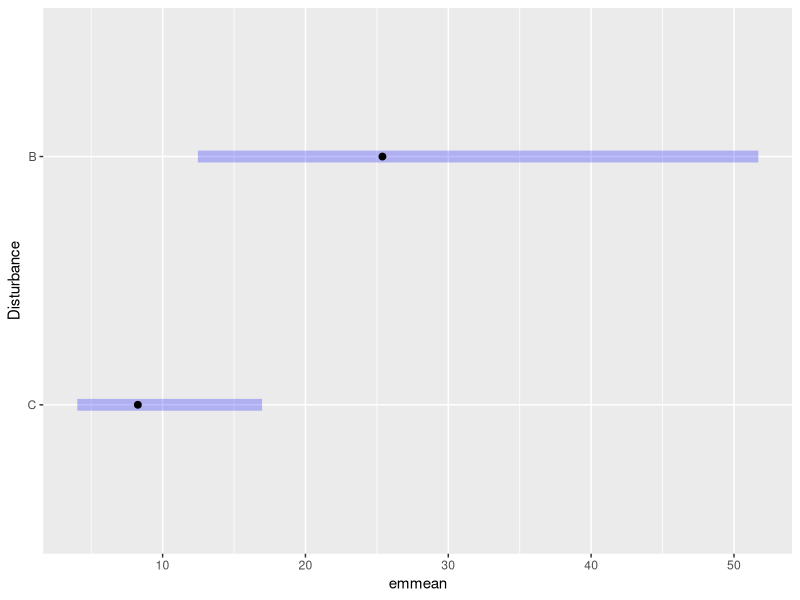
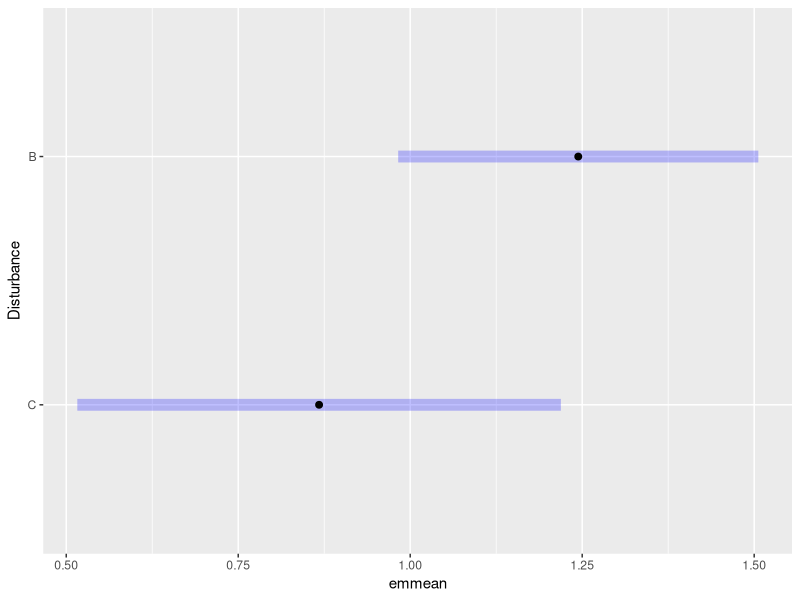
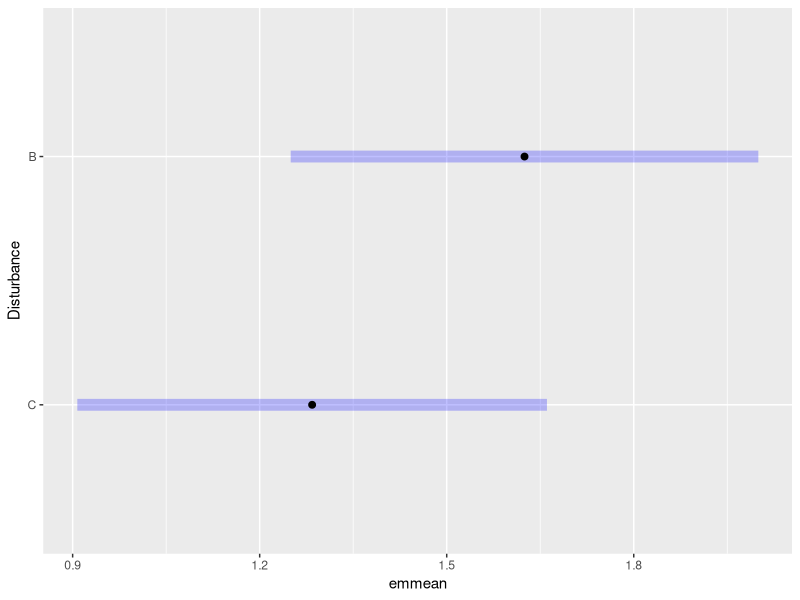
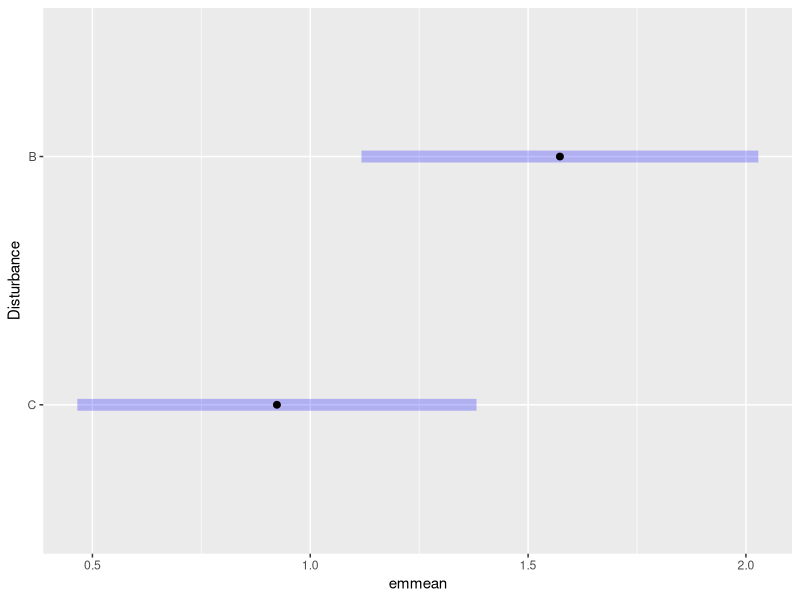
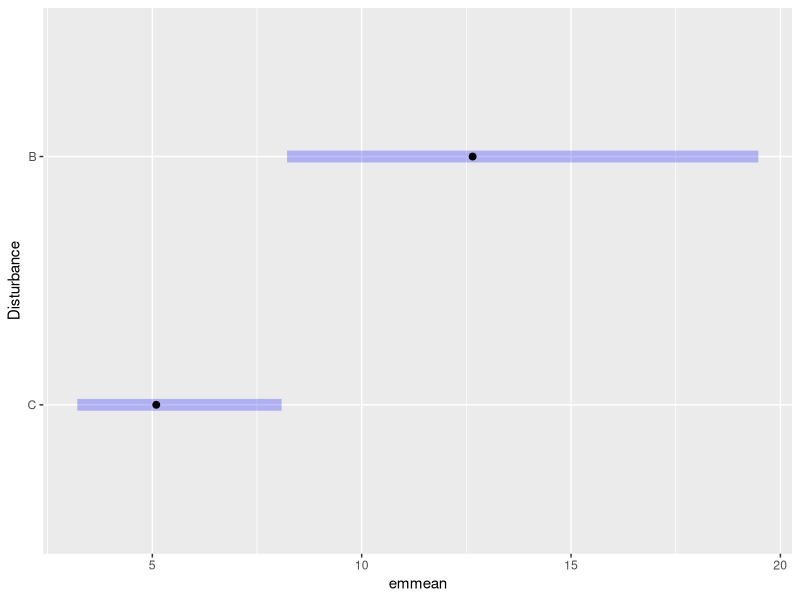

Generate these figures, in order, with R:
library(tidyverse)
library(dplyr)
library(ggplot2)

# Clean up count df -------------------------------------------------------

count23 <- read_csv("oakcount5m2023.csv")

count23x <- count23 %>% mutate(Treatment=case_when(
  Unit %in% c("3/16","5/15","28/2","12/2") ~ "Shelterwood",
  Unit %in% c("20/2","3/1") ~ "Seedtree",
  Unit %in% c("44B","45C","46B","46C") ~ "Clearcut"))

count23x <- count23x %>% replace_na(list(
  Unit="Unnamed",Treatment="Unmanaged"))


count23x <- count23x %>% mutate(Unit=ifelse(Unit=="Unnamed" & Disturbance =="B","Unnamed_B",
                                            ifelse(Unit=="Unnamed" & Disturbance == "C", "Unnamed_C",Unit)))

count23x <- count23x %>% mutate(Pair=case_when(
  Unit %in% c("3/16","5/15")~"1",
  Unit %in% c("20/2","20/3","20/4","20/5","3/1")~"2",
  Unit %in% c("28/2","28/3","12/2")~"3",
  Unit %in% c("Unnamed_B","Unnamed_C")~"4",
  Unit %in% c("44B","45C")~"5",
  Unit %in% c("46B","46C")~"6"))

count23x <- count23x %>% mutate(Location=as.factor(Location)) %>% 
  mutate(Location=fct_recode(Location,
                             "BEF"="Bartlett Experimental Forest",
                             "CF"="Crawford Notch State Park",
                             "HOG"="Hogsback (Blueberry Mountain)",
                             "SB"="Stevens Brook (Plummers Ledge)"))

count23x <- count23x %>% 
  mutate(Unit=as.factor(Unit),
         Disturbance=factor(Disturbance,levels=c("C","B")),
         Treatment=as.factor(Treatment),
         Pair=as.factor(Pair))

count23x$Plot_unique <- with(count23x,paste(Location, Unit, Transect, Plot, sep="_"))
count23x$Plot_unique <- as.factor(count23x$Plot_unique)

df <- count23x %>% filter(!Location %in% c("BEF","CF"))

# ANOVA count -------------------------------------------------------------

aov_count <- aov(OAKcount~Disturbance+Pair+Error(Unit),data=df)
summary(aov_count)

# Clean up 2023 df --------------------------------------------------------

ms23 <- read_csv("oakmsms23.csv")

ms23 <- ms23 %>% mutate(Location=as.factor(Location)) %>% 
  mutate(Location=fct_recode(Location,
                             "CF"="Crawford Notch State Park",
                             "HOG"="Hogsback (Blueberry Mountain)",
                             "SB"="Stevens Brook (Plummers Ledge)"))

ms23x <- ms23 %>% mutate(Treatment=case_when(
  Unit %in% c("3/16","5/15","28/2","12/2") ~ "Shelterwood",
  Unit %in% c("20/2","3/1") ~ "Seedtree",
  Unit %in% c("44B","45C","46B","46C") ~ "Clearcut"))

ms23x <- ms23x %>% replace_na(list(
  Unit="Unnamed",Treatment="Unmanaged"))

ms23x <- ms23x %>% mutate(Unit=ifelse(Unit=="Unnamed" & Disturbance =="B","Unnamed_B",
                                            ifelse(Unit=="Unnamed" & 
                                                     Disturbance == "C", "Unnamed_C",
                                                   Unit)))

ms23x <- ms23x %>% mutate(Pair=case_when(
  Unit %in% c("3/16","5/15")~"1",
  Unit %in% c("20/2","20/3","20/4","20/5","3/1")~"2",
  Unit %in% c("28/2","28/3","12/2")~"3",
  Unit %in% c("Unnamed_B","Unnamed_C")~"4"))

ms23x <- ms23x %>% 
  mutate(Unit=as.factor(Unit),
         Age=as.factor(Age),
         Disturbance=factor(Disturbance,levels=c("C","B")),
         Treatment=as.factor(Treatment),
         Pair=as.factor(Pair))

ms23x$Age <- factor(ms23x$Age,levels=c('1','2','3','4','5','6','7',
                                       '8','9','10','11','UNK'))

ms23x$Plot_unique <- with(ms23x,paste(Location, Unit, Transect, Plot, sep="_"))
ms23x$Plot_unique <- as.factor(ms23x$Plot_unique)

# ANOVA DRC ---------------------------------------------------------------

aov_drc23 <- aov(DRC_mm~Disturbance+Pair+Error(Unit/Plot_unique),data=ms23x)
summary(aov_drc23)

# Clean up 2024 df --------------------------------------------------------
ms24 <- read_csv("oakmsms24.csv")

ms24 <- ms24 %>% mutate(Location=as.factor(Location)) %>% 
  mutate(Location=fct_recode(Location,
                             "CF"="Crawford Notch State Park",
                             "HOG"="Hogsback (Blueberry Mountain)",
                             "SB"="Stevens Brook (Plummers Ledge)"))

ms24x <- ms24 %>% mutate(Treatment=case_when(
  Unit %in% c("3/16","5/15","28/2","12/2") ~ "Shelterwood",
  Unit %in% c("20/2","3/1") ~ "Seedtree",
  Unit %in% c("44B","45C","46B","46C") ~ "Clearcut"))

ms24x <- ms24x %>% replace_na(list(
  Unit="Unnamed",Treatment="Unmanaged"))

ms24x <- ms24x %>% mutate(Unit=ifelse(Unit=="Unnamed" & Disturbance =="B","Unnamed_B",
                                      ifelse(Unit=="Unnamed" & 
                                               Disturbance == "C", "Unnamed_C",
                                             Unit)))

ms24x <- ms24x %>% mutate(Pair=case_when(
  Unit %in% c("3/16","5/15")~"1",
  Unit %in% c("20/2","3/1")~"2",
  Unit %in% c("28/2","12/2")~"3",
  Unit %in% c("Unnamed_B","Unnamed_C")~"4"))

ms24x <- ms24x %>% 
  mutate(Unit=as.factor(Unit),
         Disturbance=factor(Disturbance,levels=c("C","B")),
         Treatment=as.factor(Treatment),
         Pair=as.factor(Pair),
         Survey=as.factor(Survey))

ms24x <- ms24x %>% drop_na()

ms24x <- ms24x %>% mutate(herbivory_pct=na_if(herbivory_pct,"na")) %>% 
  mutate(Pathogen_damage_pct=na_if(Pathogen_damage_pct,"na"))

ms24x$nleaves <- replace(ms24x$nleaves,ms24x$nleaves=="100+","100") %>%
  as.integer()

ms24x$Plot_unique <- with(ms24x,paste(Location, Unit, Transect, Plot, sep="_"))
ms24x$Plot_unique <- as.factor(ms24x$Plot_unique)

ms24x <- ms24x %>% filter(Survey=="2")

# ANOVA XG nleaves --------------------------------------------------------

aov_xg24 <- aov(Extension_growth_cm~Disturbance+Pair+Error(Unit),data=ms24x)
summary(aov_xg24)

aov_leaves24 <- aov(nleaves~Disturbance+Error(Unit),data=ms24x)
summary(aov_leaves24)

# LMMs --------------------------------------------------------------------

#sdlg count
library(glmmTMB)
m_count <- glmmTMB(OAKcount~Disturbance+Pair+(1|Unit),
                ziformula=~1,family=nbinom2,data=df)
summary(m_count)

library(emmeans)
emmeans(m_count,pairwise~Disturbance,type="response")
plot(emmeans(m_count,pairwise~Disturbance,type="response"))

#drc 2023 
library(lme4)
ms23x$logDRC <- log(ms23x$DRC_mm)
m_drc <- lmer(logDRC ~ Disturbance+Pair+(1|Unit/Plot_unique),data=ms23x)
summary(m_drc)

#back transform
emmeans(m_drc,~Disturbance,type="response")
#pairwise contrast
emmeans(m_drc,pairwise~Disturbance,type="response")
plot(emmeans(m_drc, ~ Disturbance, type = "response"))

#drc 2024
ms24x$logDRC <- log(ms24x$DRC_mm)
m_drc2 <- lmer(logDRC ~ Disturbance+Pair+(1|Unit/Plot_unique),data=ms24x)
summary(m_drc2)

#back transform
emmeans(m_drc2,~Disturbance,type="response")
#pairwise contrast
emmeans(m_drc2,pairwise~Disturbance,type="response")
plot(emmeans(m_drc2, ~ Disturbance, type = "response"))

#xg 2024
ms24x$logXG <- log(ms24x$Extension_growth_cm+1)
m_xg <- lmer(logXG ~ Disturbance+Pair+(1|Unit/Plot_unique),data=ms24x)
summary(m_xg)

#back transform
emm_xg <- emmeans(m_xg,~Disturbance,type="response")
emm_xg
#pairwise contrast
emmeans(m_xg,pairwise~Disturbance,type="response")
plot(emmeans(m_xg, ~ Disturbance, type = "response"))

#nleaves 2024
m_leaves <- glmmTMB(nleaves~Disturbance+Pair+(1|Unit/Plot_unique),
                    family=nbinom2, data=ms24x)
summary(m_leaves)

emmeans(m_leaves,pairwise~Disturbance,type="response")
plot(emmeans(m_leaves,pairwise~Disturbance,type="response"))
